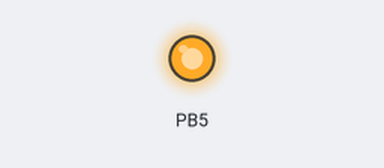
Recording of a program running on a simulated ATmega328P, built with avr-gcc and emulated at 16 MHz. Parts: output pins drawn as LEDs (lit = HIGH).

Above: at 0.25 s.
At 0.6 s:
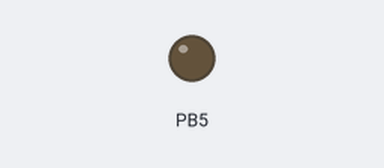
Timing chart, 0 to 2.1 s (numbered marks = the images above):
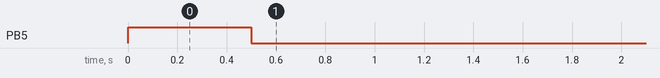

Measured:
- by itself, PB5: LOW → HIGH at 0.00 s, → LOW 0.50 s later

The program:

main.c
```c
/*
 * Linear_Motor_Controller.c
 *
 * Created: 1/09/2018
 * Author : Team 1
 */

#include "includes.h"

#define BAUD_RATE 9600
#define UBRR_VALUE F_CPU/16/BAUD_RATE-1
#define MAX_MESSAGE_SIZE 20

volatile unsigned char msg[MAX_MESSAGE_SIZE];
volatile int i = 0;
volatile int net_brackets = 0;

ISR(USART_RX_vect){
	unsigned char temp;
	temp = UDR0;
	if(i < MAX_MESSAGE_SIZE){
		if(temp == '{'){
			net_brackets++;
		}
		else if(temp == '}') {
			net_brackets--;
		}
		else{
			if (net_brackets == 0){
				i = 0;
				net_brackets = 0;
				uart_flush();
				//Stop interrupt
			}
			else{
				msg[i] = temp;
				i++;
			}
		}
	}
	else{
		i = 0;
		net_brackets = 0;
		uart_flush();
	}
}

int main(void)
{
	initialise_uart(UBRR_VALUE);
	sei(); //Enabling global interrupts

	transmit_message("Hello we are Team 1!\n\r");
	char* received_message = "";
    while (1)
    {
		flash_led();
		transmit_message("new\n\r");
		receive_message(received_message);
		transmit_message(received_message);
		received_message = "";
		_delay_ms(500);
	}
}
```

communication.c
```c
/*
 * communication.c
 *
 * Created: 1/09/2018
 *  Author: Team 1
 */

#include "includes.h"

//Determining if the transmission buffer is empty
#define UDR_FULL !(UCSR0A & (1<<UDRE0))

//Determining if the transmission has been received
#define receive_complete (UCSR0A & (1<<RXC0))

void initialise_uart(uint16_t UBRR_VALUE){
	//Setting the UBRR value
	UBRR0L = UBRR_VALUE;
	UBRR0H = (UBRR_VALUE>>8);

	//Setting the Transmitter and Receiver Enable Bits
	UCSR0B = (1<<TXEN0) | (1<<RXEN0);

	//Enable UART receive interrupt
	UCSR0B = (1<RXCIE0);

	//Setting the Character size to 8 bits
	UCSR0C = (1<<UCSZ01) | (1<<UCSZ00);
}

void uart_transmit(char character){
	//Check if the transfer buffer is empty
	while(UDR_FULL);
	//Transfer the character to the transfer buffer
	UDR0 = character;
}

void transmit_message(char* message){
	//Determine the length of the message
	uint16_t message_length = strlen(message);

	//Transmit each separate character of the message
	for(uint16_t i = 0; i < message_length; i++){
		uart_transmit(message[i]);
	}
}

//Clean out the contents of the receive buffer
void uart_flush(){
	UCSR0B &= ~(1<<RXEN0);
	UCSR0B |= (1<<RXEN0);
}

unsigned char uart_receive(){
	uart_flush();
	while(!receive_complete);
	return UDR0;
}

// void receive_message(char* received_message){
// 	unsigned char received_character;
// 	char* store = malloc(sizeof(char));
// 	while(received_character != '}'){
// 		received_character = uart_receive(); //Get the new character we've received
// 		*store = received_character; //Store the character in the string
// 		strcat(received_message,store);
// 	}
// }

#define MAX_LENGTH 20
char* receive_message(){
	static char received_message[MAX_LENGTH];
	unsigned char end_character = '}'; //Assign desired end character
	unsigned char received_character;
	uint16_t i = 0; //Used to loop through string
	while(i<MAX_LENGTH){
		received_character = uart_receive(); //Get the new character we've received
		if (received_character == end_character) { //If its the end of the string, exit the loop
			i = MAX_LENGTH;
		}
		received_message[i] = received_character; //Store the character in the string
		i++;
	}
	return received_message; //Return the pointer
}

void append(char *s, unsigned char character){
	int length = strlen(s);
	s[length] = character;
	s[length+1] = '\0';
}
```

includes.h
```c
/*
 * includes.h
 *
 * Created: 1/09/2018
 *  Author: Team 1
 */

#include <stdio.h>
#include <stdlib.h>
#include <avr/io.h>
#include <math.h>
#include <string.h>
#define F_CPU 16000000
#include <util/delay.h>
#include <avr/interrupt.h>

/*Communication Function*/
void initialise_uart(uint16_t UBRR_VALUE);
void uart_transmit(char character);
void transmit_message(char* message);
char* format_message();
void uart_flush();
unsigned char uart_receive();
char* receive_message();
void append(char* s, unsigned char character);

/*Test Functions*/
void flash_led();
```

test.c
```c
/*
 * test.c
 *
 * Created: 1/09/2018
 *  Author: Team 1
 */
#include "includes.h"

void flash_led(){
	DDRB = 0b00100000;
	PORTB = 0b00100000;
	_delay_ms(500);
	PORTB = 0b00000000;
	_delay_ms(500);
}
```
